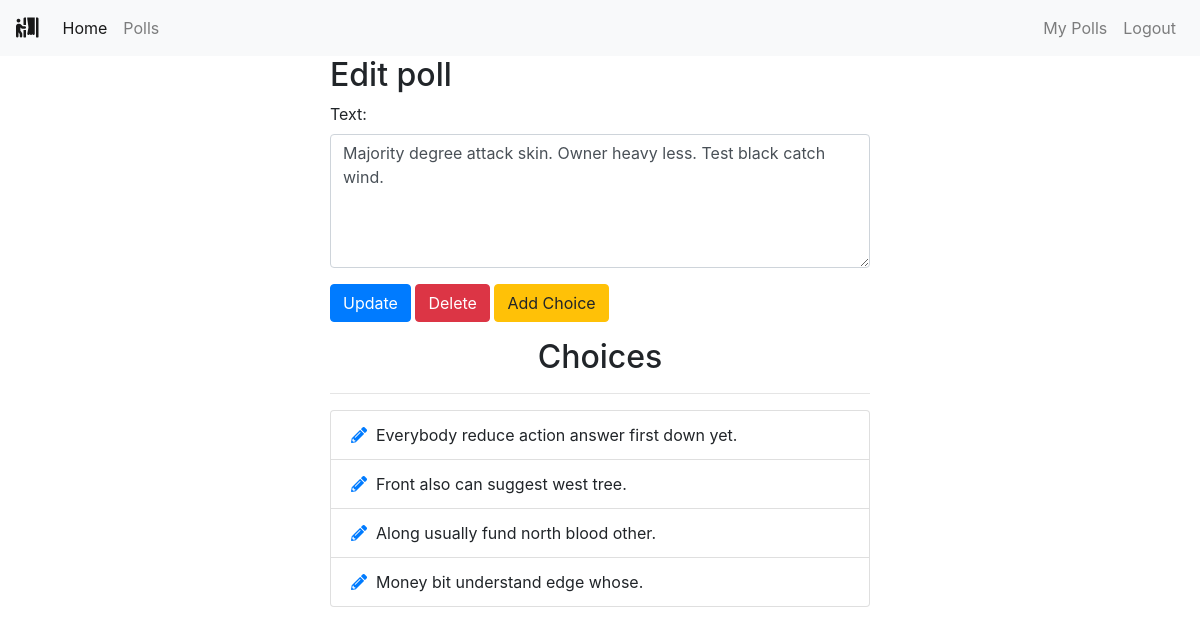
Page /polls/edit/6/ (signed in) on the committed database.
### polls/models.py (models this page shows, shortened)
class Poll(models.Model):
    owner = models.ForeignKey(User, on_delete=models.CASCADE)
    text = models.TextField()
    pub_date = models.DateTimeField(default=timezone.now)
    active = models.BooleanField(default=True)

class Choice(models.Model):
    poll = models.ForeignKey(Poll, on_delete=models.CASCADE)
    choice_text = models.CharField(max_length=255)

### polls/views.py (the view)
# urls.py: path('edit/<int:poll_id>/', views.polls_edit, name='edit'),
@login_required
def polls_edit(request, poll_id):
    poll = get_object_or_404(Poll, pk=poll_id)
    if request.user != poll.owner:
        return redirect('home')
    if request.method == 'POST':
        form = EditPollForm(request.POST, instance=poll)
        if form.is_valid:
            form.save()
            messages.success(request, "Poll Updated successfully.",
                             extra_tags='alert alert-success alert-dismissible fade show')
            return redirect("polls:list")
    else:
        form = EditPollForm(instance=poll)
    return render(request, "polls/poll_edit.html", {'form': form, 'poll': poll})

### polls/forms.py
class EditPollForm(forms.ModelForm):
    class Meta:
        model = Poll
        fields = ['text', ]
        widgets = {
            'text': forms.Textarea(attrs={'class': 'form-control', 'rows': 5, 'cols': 20}),
        }

### polls/templates/polls/poll_edit.html (shortened to what this page needs)
{% extends 'base.html' %}
{% block content %}
<div class="container">
    <div class="row center">
        <div class="col-md-6 offset-md-3">
            <h2>Edit poll</h2>
            <form action="" method="POST">
                {% for field in form %}
                <div class="form-group">
                    {{ field.label_tag }}
                    {{ field }}
                </div>
                {% endfor %}
                <button type="submit" class="btn btn-primary">Update</button>
                <a class="btn btn-danger" href="{% url 'polls:delete_poll' poll.id %}" role="button" onclick="return confirm('Are you sure?')">Delete</a>
                <a class="btn btn-warning" href="{% url 'polls:add_choice' poll.id %}" role="button">Add Choice</a>
            </form>
            <div class="choices">
                <h2 class="text-center mt-3">Choices</h2>
                <hr>
                <ul class="list-group">
                    {% for choice in poll.choice_set.all %}
                    <li class="list-group-item"><a href="{% url 'polls:choice_edit' choice.id %}"><i class="fas fa-pencil-alt"></i></a>&nbsp
                        {{ choice.choice_text }}</li>
                    {% endfor %}
                </ul>
            </div>
        </div>
    </div>
</div>
{% endblock %}

### rows in the picture
Poll: form "Majority degree attack skin. Owner heavy less. Test black catch wind."
Choice: choice_text "Everybody reduce action answer first down yet."
Choice: choice_text "Front also can suggest west tree."
Choice: choice_text "Along usually fund north blood other."
Choice: choice_text "Money bit understand edge whose."

### other values in the picture
{{ field.label_tag }} "Text:"
